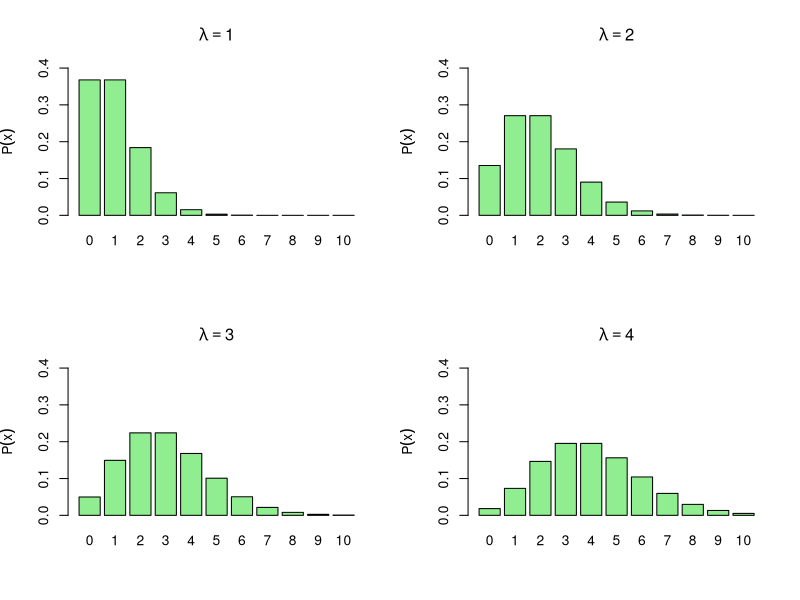

This figure's R source:
## ---- chunk 1
knitr::opts_chunk$set(echo = TRUE)
## ---- chunk 2
par(mfrow=c(2,2))
lambda <- 1:4
x <- 0:10

for (i in lambda)
{
    x1 <- dpois(x, lambda[i])
    barplot(x1, names.arg=c("0", "1", "2", "3", "4", "5", "6", "7", "8", "9", "10"), ylab=expression(P(x)), ylim=c(0,.4), col="lightgreen")
    title(main = substitute(lambda == i,list(i=i)))
}
## ---- chunk 3
#The Binomial Distribution
print(dbinom(x=0, size=100, prob=0.01))
#The Poisson Distribution
print(dpois(x=0,lambda=100*0.01))
## ---- chunk 4
library(xtable)
#print(xtable(cars),type="html")
df = data.frame(p=c(dpois(x=0:5,lambda=2), 1-sum(dpois(x=0:5,lambda=2))),                      cumlative_p=c(ppois(q=0:5,lambda=2), 1))
rownames(df) <- c(as.character(0:5),">=6")
print(xtable(df,digits=3),type="html")
